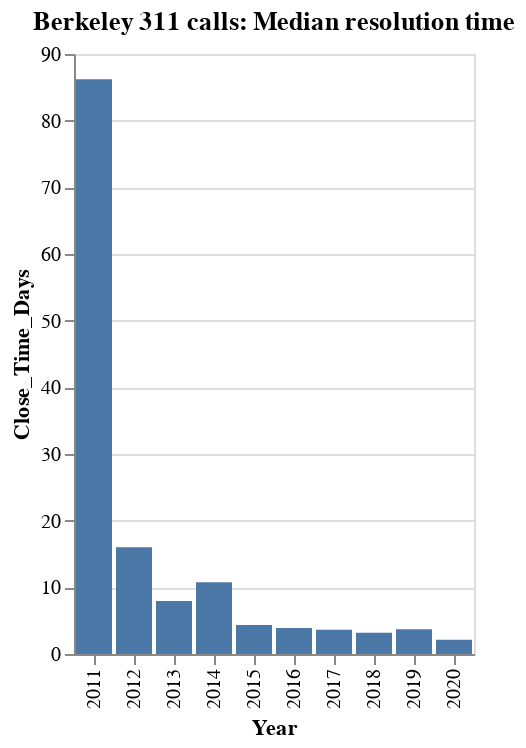

The cell this chart's notebook holds for it:
### Code cell
alt.Chart(median_close_time[['Year', 'Close_Time_Days']]).mark_bar().encode(
    x='Year:O',
    y='Close_Time_Days',
).properties(
    title='Berkeley 311 calls: Median resolution time'
)

### Figure 1 — Vega-Lite specification as saved in the notebook (floating-point values rounded to 4 significant figures)
{"config": {"view": {"continuousWidth": 400, "continuousHeight": 300}}, "data": {"name": "data-b6c5af3551ad618282f4192b96e1c405"}, "mark": "bar", "encoding": {"x": {"type": "ordinal", "field": "Year"}, "y": {"type": "quantitative", "field": "Close_Time_Days"}}, "title": "Berkeley 311 calls: Median resolution time", "$schema": "https://vega.github.io/schema/vega-lite/v4.8.1.json", "datasets": {"data-b6c5af3551ad618282f4192b96e1c405": [{"Year": 2011, "Close_Time_Days": 86.22}, {"Year": 2012, "Close_Time_Days": 16.0}, {"Year": 2013, "Close_Time_Days": 7.966}, {"Year": 2014, "Close_Time_Days": 10.77}, {"Year": 2015, "Close_Time_Days": 4.334}, {"Year": 2016, "Close_Time_Days": 3.912}, {"Year": 2017, "Close_Time_Days": 3.637}, {"Year": 2018, "Close_Time_Days": 3.174}, {"Year": 2019, "Close_Time_Days": 3.696}, {"Year": 2020, "Close_Time_Days": 2.153}]}}
